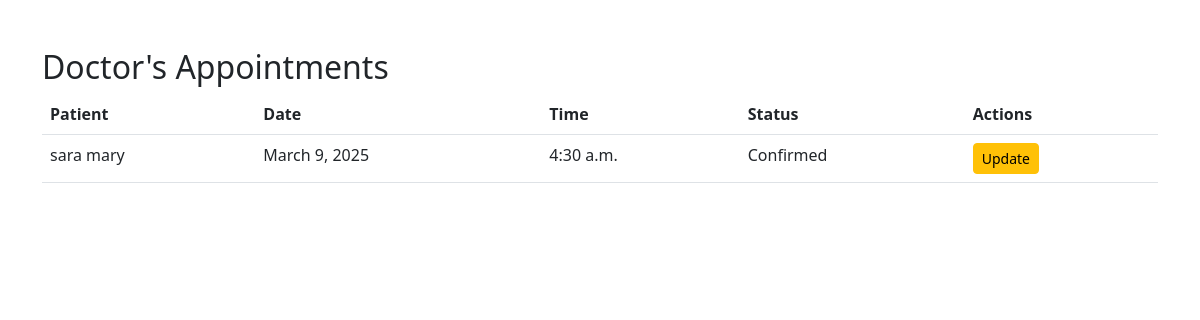
Screenshot of /doctor/appointments/1/ with the database file from the repository.
### patient/models.py (models this page shows, shortened)
class Appointment(models.Model):
    patient = models.ForeignKey(Patient, on_delete=models.CASCADE)
    doctor = models.ForeignKey(Doctor, on_delete=models.CASCADE, related_name="appointments")  # ✅ Ensure this exists
    appointment_date = models.DateField()
    appointment_time = models.TimeField()
    status = models.CharField(max_length=20, choices=[('Pending', 'Pending'), ('Confirmed', 'Confirmed'), ('Cancelled', 'Cancelled')], default='Pending')

class Patient(models.Model):
    first_name = models.CharField(max_length=100)
    last_name = models.CharField(max_length=100)
    email = models.EmailField(unique=True)
    phone = models.IntegerField()
    dob = models.DateField()
    address = models.TextField()
    gender = models.CharField(max_length=10, choices=[('Male', 'Male'), ('Female', 'Female'), ('Other', 'Other')])

### doctor/views.py (the view)
# urls.py: path('appointments/<int:doctor_id>/', doctor_appointments, name='doctor_appointments'),
def doctor_appointments(request, doctor_id):
    appointments = Appointment.objects.filter(doctor_id=doctor_id).order_by('appointment_date', 'appointment_time')
    return render(request, 'doctor/appointment_list.html', {'appointments': appointments})

### templates/doctor/appointment_list.html (shortened to what this page needs)
<!DOCTYPE html>
<html>
<head>
    <link rel="stylesheet" href="https://cdn.jsdelivr.net/npm/bootstrap@5.3.0/dist/css/bootstrap.min.css">
</head>
<body>
    <div class="container mt-5">
        <h2>Doctor's Appointments</h2>
        <table class="table">
            <thead>
                <tr>
                    <th>Patient</th>
                    <th>Date</th>
                    <th>Time</th>
                    <th>Status</th>
                    <th>Actions</th>
                </tr>
            </thead>
            <tbody>
                {% for appointment in appointments %}
                <tr>
                    <td>{{ appointment.patient.first_name }} {{ appointment.patient.last_name }}</td>
                    <td>{{ appointment.appointment_date }}</td>
                    <td>{{ appointment.appointment_time }}</td>
                    <td>{{ appointment.status }}</td>
                    <td>
                        <a href="{% url 'update_appointment' appointment.id %}" class="btn btn-warning btn-sm">Update</a>
                    </td>
                </tr>
                {% empty %}
                <tr>
                    <td colspan="5" class="text-center">No appointments found.</td>
                </tr>
                {% endfor %}
            </tbody>
        </table>
    </div>
</body>
</html>

### rows the page displays
Appointment: patient.first_name "sara", patient.last_name "mary", appointment_date "March 9, 2025", appointment_time "4:30 a.m.", status "Confirmed"
